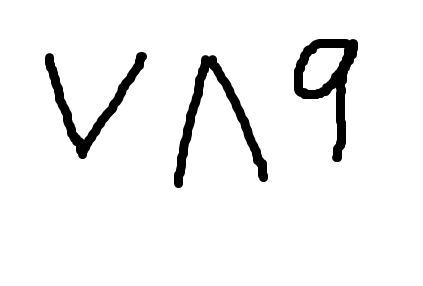
%> input picture arabic/multi_predict/789.png, 423 x 286 px
$ octave multiple_pred.m   (GNU Octave 9; MATLAB toolbox functions it lacks are replaced by stand-ins)
%> lines starting %> are read from the running program, lines starting %| are printed output that depends on the picture; in (x1, y1, x2, y2) boxes, pixels count from 0 and x2, y2 are one past the last pixel; in counts of white or black regions, pixels touching at a corner belong together; the program's own positions count from 1
### arabic/multi_predict/pred_number1.m
function [pred] = pred_number1(im)
load('arabic_theta.mat');

im = uint8(255) - im;     %complement image
imshow(im)
im = im(:);
im = double(im)/127.5 - 1;
a1 = im;

  a1 = [ 1; a1];
  z2 = Theta1 * a1;
  a2 = sigmoid(z2);
  a2 = [1;a2];
  z3 = Theta2 * a2;
  a3 = sigmoid(z3);
  a3 = [1;a3];
  z4 = Theta3 * a3;
  a4 = sigmoid(z4);

[~, pred] = max((a4));
if pred == 10
    pred = 0;
end
end

### arabic/multi_predict/sigmoid.m
function g = sigmoid(z)
%SIGMOID Compute sigmoid functoon
%   J = SIGMOID(z) computes the sigmoid of z.

g = 1.0 ./ (1.0 + exp(-z));
end

### arabic/multi_predict/multiple_pred.m
clc;
clear;
% BackgroundImage = imread('back.png');
object = imread('789.png');
%> object is the input picture: size 286x423x3 uint8; min 0, max 255, mean 240.3
% BackgroundImage = ones(size(object)) * (255);


subplot(3,3,1);
imshow(object);
title('Orignal Image');
ga = rgb2gray(object);
BW = im2bw(ga);
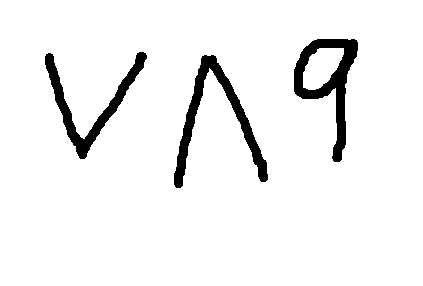
%> BW: size 286x423 logical; 94.2% white; 3 black regions, box (x1, y1, x2, y2) and area: (174, 55, 268, 188) 2485, (294, 39, 358, 162) 2476, (45, 52, 147, 159) 2071
inv_BW = ~BW;
subplot(3,3,2);
imshow(inv_BW)
title('convert im2bw');

% [6 lines of commented-out code are left out]

BlobAnalysis = vision.BlobAnalysis('MinimumBlobArea',100,'MaximumBlobArea',50000);
[area,centroid,bbox] = step(BlobAnalysis,inv_BW);
%> area = [2071; 2485; 2476]; centroid = [90.68 104.3; 216.6 120.6; 330 83.79]; bbox = [46 53 102 107; 175 56 94 133; 295 40 64 123]
Ishape = insertShape(object,'rectangle',bbox,'Color', 'green','Linewidth',6);
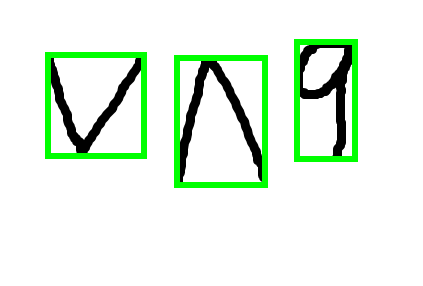
%> Ishape: size 286x423x3 uint8; 5.82% of pixels changed, all inside (x1, y1, x2, y2) = (45, 39, 358, 188)

subplot(3,3,3);
imshow(Ishape);


no_of_digits = size(bbox,1);
%> no_of_digits = 3
pred = zeros(1,no_of_digits);

for k = 1:no_of_digits
    im_k = imcrop(ga,bbox(k,:));
    % resize based on scale:
    maxSize = max(size(im_k));
    im_k = imresize(im_k,20/maxSize);

    white = 255 * ones(28, 28, 'uint8');
    % assign the image inside the white one:
    % get the size of the resized image
    sizeK = size(im_k);
    % determine the indices to place it in the middle of the padded image
    iStart = floor((28-sizeK(1))/2)+1;
    iEnd = iStart+sizeK(1)-1;
    jStart = floor((28-sizeK(2))/2)+1;
    jEnd = jStart+sizeK(2)-1;
    white(iStart:iEnd,jStart:jEnd) = im_k;

    final_image = white;
    subplot(3,3,k+3)
    imshow(final_image)
    pred(k) = pred_number1(final_image);
    imshow(final_image)
end
%> this loop made 3 passes
%> (maxSize, sizeK, jStart, jEnd) on passes 1 to 3: (108, [20 20], 5, 24), (134, [20 15], 7, 21), (124, [20 11], 9, 19)
%> pass 1, `im_k = imcrop(ga,bbox(k,:));`:
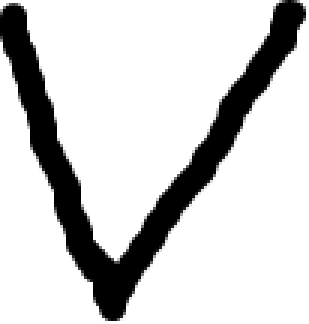
%> im_k: size 108x103 uint8 (shown 3 times larger); min 0, max 255, mean 208
%> pass 1, `im_k = imresize(im_k,20/maxSize);`:
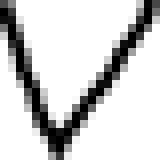
%> im_k: size 20x20 uint8 (shown 8 times larger); min 0, max 255, mean 207.4
%> pass 1, `final_image = white;`:
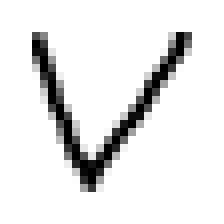
%> final_image: size 28x28 uint8 (shown 8 times larger); min 0, max 255, mean 230.7
%> pass 1, in pred_number1, `im = uint8(255) - im;`:
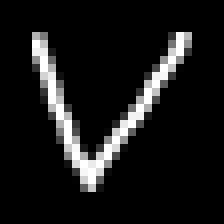
%> im: size 28x28 uint8 (shown 8 times larger); min 0, max 255, mean 24.3
%> after the loop:
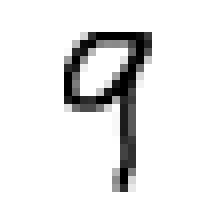
%> white: size 28x28 uint8 (shown 8 times larger); min 0, max 255, mean 232.8
%> after the loop, pred = [7 8 9]
fullnumber = polyval(pred, 10)
%> fullnumber = 789
